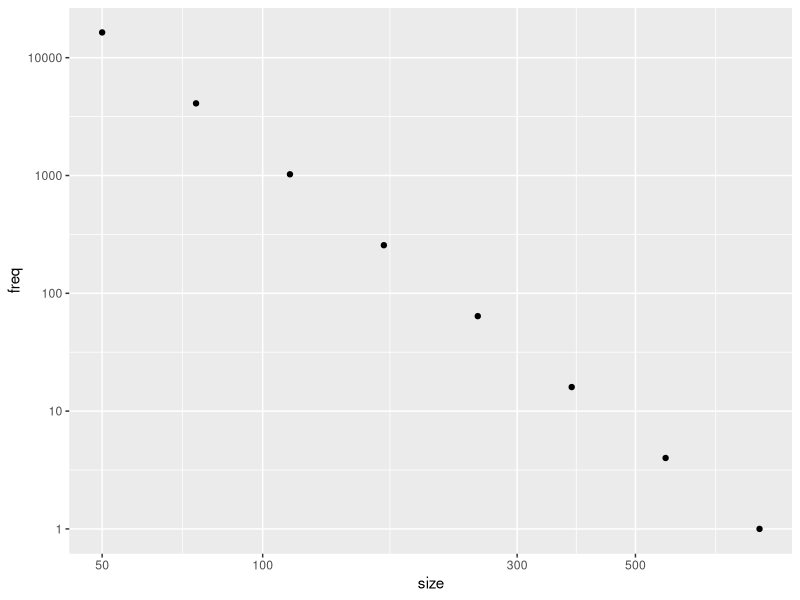

This figure's R source:
## ---- chunk 1
#example of how a pl distribution can be constructed
library(tidyverse)
freq <- 4^(0:7)
size <- 1.5^(7:0)*50 #the normalizing constant is the y-intercept when in log axes!
data <- tibble(size, freq)
ggplot(data = data)+
  aes(x = size, y = freq)+
  geom_point()+
  scale_x_log10()+
  scale_y_log10()
